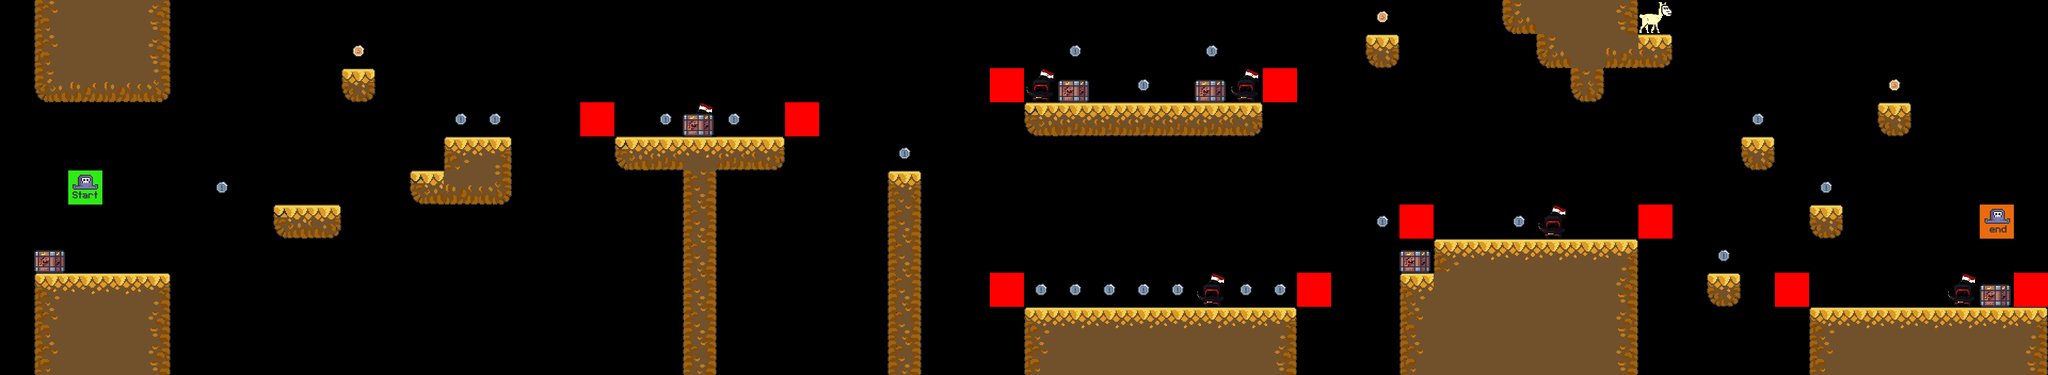

The image is a tile-based game level rendered from a .tmx file. Its description and source (layers, tilesets, objects; grid data summarised) follow:
An orthogonal 60x11 tile map with 64x64 px tiles, 7 tile layers (terrain, coins, llama, enemies, ...), 6 tilesets.

<map version="1.5" tiledversion="1.7.2" orientation="orthogonal" renderorder="right-down" width="60" height="11" tilewidth="64" tileheight="64" infinite="0" nextlayerid="8" nextobjectid="1">
 <editorsettings>
  <export target="../1/level_1.csv" format="csv" />
 </editorsettings>
 <tileset firstgid="1" source="../tilesets/terrain_tiles.tsx" />
 <tileset firstgid="17" source="../tilesets/coin_tiles.tsx" />
 <tileset firstgid="19" source="../tilesets/enemy_tiles.tsx" />
 <tileset firstgid="21" source="../tilesets/crates.tsx" />
 <tileset firstgid="22" source="../tilesets/player_tiles.tsx" />
 <tileset firstgid="24" source="llama.tsx" />
 <layer id="1" name="terrain" width="60" height="11">
  <data>[660 cells, 127 non-empty, 16 distinct tile ids]</data>
 </layer>
 <layer id="2" name="coins" width="60" height="11">
  <data>[660 cells, 26 non-empty, 2 distinct tile ids]</data>
 </layer>
 <layer id="7" name="llama" width="60" height="11">
  <data>[660 cells, 1 non-empty, 1 distinct tile ids]</data>
 </layer>
 <layer id="3" name="enemies" width="60" height="11">
  <data>[660 cells, 6 non-empty, 1 distinct tile ids]</data>
 </layer>
 <layer id="4" name="constraints" width="60" height="11">
  <data>[660 cells, 10 non-empty, 1 distinct tile ids]</data>
 </layer>
 <layer id="5" name="crates" width="60" height="11">
  <data>[660 cells, 6 non-empty, 1 distinct tile ids]</data>
 </layer>
 <layer id="6" name="player" width="60" height="11">
  <data>[660 cells, 2 non-empty, 2 distinct tile ids]</data>
 </layer>
</map>
